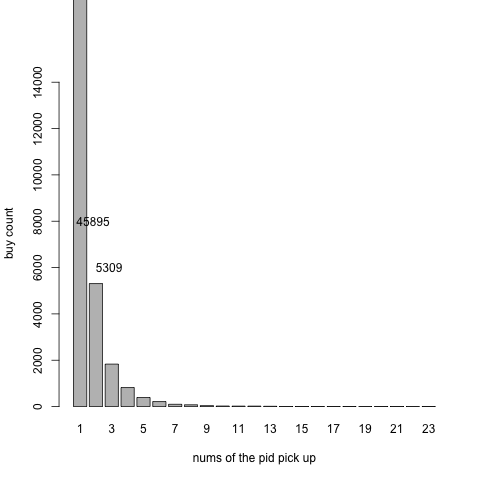

Source code (R):
png('num_of_pid_stat.png')
v<-c(45895, 5309, 1832, 821, 392, 216, 97, 77, 40, 23, 19, 19, 11, 5, 4, 1, 1, 3, 0, 4, 1, 0, 2)
names(v) <- seq(1, length(v))
g = barplot(v, ylab = "buy count", xlab = "nums of the pid pick up", ylim=c(0,15000))
text(1 + g[1], 8000, v[1])
text(1 + g[2], 6000, v[2])
dev.off()
